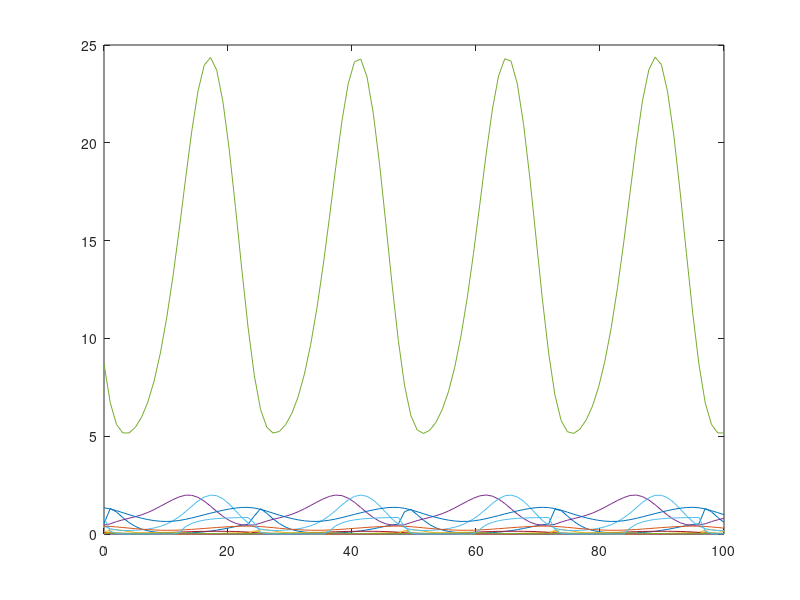

Write MATLAB code to recreate this figure.
% This file works with OCTAVE and is automatically generated with 
% the System Biology Format Converter (http://sbfc.sourceforge.net/)
% from an SBML file.
% To run this file with Matlab you must edit the comments providing
% the definition of the ode solver and the signature for the 
% xdot function.
%
% The conversion system has the following limitations:
%  - You may have to re order some reactions and Assignment Rules definition
%  - Delays are not taken into account
%  - You should change the lsode parameters (start, end, steps) to get better results
%

%
% Model name = Locke2005 - Circadian Clock
%
% is http://identifiers.org/biomodels.db/MODEL0737170531
% is http://identifiers.org/biomodels.db/BIOMD0000000055
% isDescribedBy http://identifiers.org/pubmed/16729048
% isDerivedFrom http://identifiers.org/pubmed/15784272
%


function main()
%Initial conditions vector
	x0=zeros(13,1);
	x0(1) = 0.539;
	x0(2) = 0.015;
	x0(3) = 0.0855;
	x0(4) = 0.456;
	x0(5) = 8.7;
	x0(6) = 0.4;
	x0(7) = 0.08;
	x0(8) = 1.34;
	x0(9) = 0.4;
	x0(10) = 0.037;
	x0(11) = 0.004;
	x0(12) = 0.013;
	x0(13) = 0.835;


% Depending on whether you are using Octave or Matlab,
% you should comment / uncomment one of the following blocks.
% This should also be done for the definition of the function f below.
% Start Matlab code
%	tspan=[0:0.01:100];
%	opts = odeset('AbsTol',1e-3);
%	[t,x]=ode23tb(@f,tspan,x0,opts);
% End Matlab code

% Start Octave code
	t=linspace(0,100,100);
	x=lsode('f',x0,t);
% End Octave code


	plot(t,x);
end



% Depending on whether you are using Octave or Matlab,
% you should comment / uncomment one of the following blocks.
% This should also be done for the definition of the function f below.
% Start Matlab code
%function xdot=f(t,x)
% End Matlab code

% Start Octave code
function xdot=f(x,t)
% End Octave code

% Compartment: id = compartment, name = compartment, constant
	compartment_compartment=1.0;
% Parameter:   id =  q1, name = q1
	global_par_q1=2.4514;
% Parameter:   id =  n1, name = n1
	global_par_n1=5.1694;
% Parameter:   id =  a, name = a
	global_par_a=3.3064;
% Parameter:   id =  g1, name = g1
	global_par_g1=0.876738488;
% Parameter:   id =  m1, name = m1
	global_par_m1=1.5283;
% Parameter:   id =  k1, name = k1
	global_par_k1=1.817;
% Parameter:   id =  p1, name = p1
	global_par_p1=0.8295;
% Parameter:   id =  r1, name = r1
	global_par_r1=16.8363;
% Parameter:   id =  r2, name = r2
	global_par_r2=0.1687;
% Parameter:   id =  m2, name = m2
	global_par_m2=20.44;
% Parameter:   id =  k2, name = k2
	global_par_k2=1.5644;
% Parameter:   id =  m3, name = m3
	global_par_m3=3.6888;
% Parameter:   id =  k3, name = k3
	global_par_k3=1.2765;
% Parameter:   id =  n2, name = n2
	global_par_n2=3.0087;
% Parameter:   id =  b, name = b
	global_par_b=1.0258;
% Parameter:   id =  g2, name = g2
	global_par_g2=0.036805783;
% Parameter:   id =  g3, name = g3
	global_par_g3=0.26593318;
% Parameter:   id =  c, name = c
	global_par_c=1.0258;
% Parameter:   id =  m4, name = m4
	global_par_m4=3.8231;
% Parameter:   id =  k4, name = k4
	global_par_k4=2.5734;
% Parameter:   id =  p2, name = p2
	global_par_p2=4.324;
% Parameter:   id =  r3, name = r3
	global_par_r3=0.3166;
% Parameter:   id =  r4, name = r4
	global_par_r4=2.1509;
% Parameter:   id =  m5, name = m5
	global_par_m5=0.0013;
% Parameter:   id =  m6, name = m6
	global_par_m6=3.1741;
% Parameter:   id =  k5, name = k5
	global_par_k5=2.7454;
% Parameter:   id =  m7, name = m7
	global_par_m7=0.0492;
% Parameter:   id =  m8, name = m8
	global_par_m8=4.0424;
% Parameter:   id =  k6, name = k6
	global_par_k6=0.4033;
% Parameter:   id =  n3, name = n3
	global_par_n3=0.2431;
% Parameter:   id =  d, name = d
	global_par_d=1.4422;
% Parameter:   id =  g4, name = g4
	global_par_g4=0.538811228;
% Parameter:   id =  m9, name = m9
	global_par_m9=10.1132;
% Parameter:   id =  k7, name = k7
	global_par_k7=6.5585;
% Parameter:   id =  p3, name = p3
	global_par_p3=2.147;
% Parameter:   id =  r5, name = r5
	global_par_r5=1.0352;
% Parameter:   id =  r6, name = r6
	global_par_r6=3.3017;
% Parameter:   id =  m10, name = m10
	global_par_m10=0.2179;
% Parameter:   id =  k8, name = k8
	global_par_k8=0.6632;
% Parameter:   id =  m11, name = m11
	global_par_m11=3.3442;
% Parameter:   id =  k9, name = k9
	global_par_k9=17.1111;
% Parameter:   id =  q2, name = q2
	global_par_q2=2.40178;
% Parameter:   id =  n4, name = n4
	global_par_n4=0.0857;
% Parameter:   id =  n5, name = n5
	global_par_n5=0.1649;
% Parameter:   id =  g5, name = g5
	global_par_g5=1.17803247;
% Parameter:   id =  g6, name = g6
	global_par_g6=0.064455137;
% Parameter:   id =  f, name = f
	global_par_f=1.0237;
% Parameter:   id =  e, name = e
	global_par_e=3.6064;
% Parameter:   id =  m12, name = m12
	global_par_m12=4.297;
% Parameter:   id =  k10, name = k10
	global_par_k10=1.7303;
% Parameter:   id =  p4, name = p4
	global_par_p4=0.2485;
% Parameter:   id =  r7, name = r7
	global_par_r7=2.2123;
% Parameter:   id =  r8, name = r8
	global_par_r8=0.2002;
% Parameter:   id =  m13, name = m13
	global_par_m13=0.1347;
% Parameter:   id =  k11, name = k11
	global_par_k11=1.8258;
% Parameter:   id =  m14, name = m14
	global_par_m14=0.6114;
% Parameter:   id =  k12, name = k12
	global_par_k12=1.8066;
% Parameter:   id =  p5, name = p5
	global_par_p5=0.5;
% Parameter:   id =  k13, name = k13
	global_par_k13=1.2;
% Parameter:   id =  q3, name = q3
	global_par_q3=1.0;
% Parameter:   id =  m15, name = m15
	global_par_m15=1.2;
% Parameter:   id =  Lmax, name = Lmax
	global_par_Lmax=1.0;
% Parameter:   id =  Lmin, name = Lmin
	global_par_Lmin=0.0;
% Parameter:   id =  CP, name = CP
	global_par_CP=24.0;
% Parameter:   id =  dayLength, name = dayLength
	global_par_dayLength=12.0;

% Reaction: id = one11, name = LHY transcription by light activation
	reaction_one11=compartment_compartment*ceil(sin(pi*t/global_par_dayLength+0.001)/2)*global_par_q1*x(13);

% Reaction: id = two11, name = Light independent LHY transcription	% Local Parameter:   id =  Fch_0, name = Fch_0
	reaction_two11_Fch_0=8.0;

	reaction_two11=compartment_compartment*global_par_n1*x(9)^global_par_a/(global_par_g1^global_par_a+x(9)^global_par_a);

% Reaction: id = three11, name = LHY mRNA degradation
	reaction_three11=compartment_compartment*global_par_m1*x(1)/(global_par_k1+x(1));

% Reaction: id = one12, name = LHY translation
	reaction_one12=compartment_compartment*global_par_p1*x(1);

% Reaction: id = three12, name = LHY transport out of nucleus
	reaction_three12=compartment_compartment*global_par_r2*x(3);

% Reaction: id = four12, name = Cytoplasmic LHY degradation	% Local Parameter:   id =  Fch_0, name = Fch_0
	reaction_four12_Fch_0=8.0;

	reaction_four12=compartment_compartment*global_par_m2*x(2)/(global_par_k2+x(2));

% Reaction: id = one13, name = LHY transport into nucleus
	reaction_one13=compartment_compartment*global_par_r1*x(2);

% Reaction: id = three13, name = Nuclear LHY degradation
	reaction_three13=compartment_compartment*global_par_m3*x(3)/(global_par_k3+x(3));

% Reaction: id = one14, name = TOC1 transcription
	reaction_one14=compartment_compartment*global_par_n2*x(12)^global_par_b/(global_par_g2^global_par_b+x(12)^global_par_b)*global_par_g3^global_par_c/(global_par_g3^global_par_c+x(3)^global_par_c);

% Reaction: id = two14, name = TOC mRNA degradation
	reaction_two14=compartment_compartment*global_par_m4*x(4)/(global_par_k4+x(4));

% Reaction: id = one15, name = TOC1 translation
	reaction_one15=compartment_compartment*global_par_p2*x(4);

% Reaction: id = three15, name = TOC1 transport out of nucleus
	reaction_three15=compartment_compartment*global_par_r4*x(6);

% Reaction: id = four15, name = Cytoplasmic TOC1 degradation
	reaction_four15=compartment_compartment*((1-ceil(sin(pi*t/global_par_dayLength+0.001)/2))*global_par_m5+global_par_m6)*x(5)/(global_par_k5+x(5));

% Reaction: id = one16, name = TOC1 movement into nucleus
	reaction_one16=compartment_compartment*global_par_r3*x(5);

% Reaction: id = three16, name = Nuclear TOC1 degradation
	reaction_three16=compartment_compartment*((1-ceil(sin(pi*t/global_par_dayLength+0.001)/2))*global_par_m7+global_par_m8)*x(6)/(global_par_k6+x(6));

% Reaction: id = one17, name = Protein X transcription
	reaction_one17=compartment_compartment*global_par_n3*x(6)^global_par_d/(global_par_g4^global_par_d+x(6)^global_par_d);

% Reaction: id = two17, name = Protein X degradation
	reaction_two17=compartment_compartment*global_par_m9*x(7)/(global_par_k7+x(7));

% Reaction: id = one18, name = Protein X translation
	reaction_one18=compartment_compartment*global_par_p3*x(7);

% Reaction: id = three18, name = ProteinX movement out of nucleus
	reaction_three18=compartment_compartment*global_par_r6*x(9);

% Reaction: id = four18, name = Cytoplasmic Protein X degradation
	reaction_four18=compartment_compartment*global_par_m10*x(8)/(global_par_k8+x(8));

% Reaction: id = one19, name = Protein X movement into nucleus
	reaction_one19=compartment_compartment*global_par_r5*x(8);

% Reaction: id = three19, name = Nuclear Protein X degradation
	reaction_three19=compartment_compartment*global_par_m11*x(9)/(global_par_k9+x(9));

% Reaction: id = one20, name = Protein Y transcription
	reaction_one20=compartment_compartment*(ceil(sin(pi*t/global_par_dayLength+0.001)/2)*global_par_q2*x(13)+(ceil(sin(pi*t/global_par_dayLength+0.001)/2)*global_par_n4+global_par_n5)*global_par_g5^global_par_e/(global_par_g5^global_par_e+x(6)^global_par_e))*global_par_g6^global_par_f/(global_par_g6^global_par_f+x(3)^global_par_f);

% Reaction: id = two20, name = Protein Y mRNA degradation
	reaction_two20=compartment_compartment*global_par_m12*x(10)/(global_par_k10+x(10));

% Reaction: id = one21, name = Protein Y translation
	reaction_one21=compartment_compartment*global_par_p4*x(10);

% Reaction: id = three21, name = Protein Y out of nucleus
	reaction_three21=compartment_compartment*global_par_r8*x(12);

% Reaction: id = four21, name = Cytoplasmic Protein Y degradation
	reaction_four21=compartment_compartment*global_par_m13*x(11)/(global_par_k11+x(11));

% Reaction: id = one22, name = Protein Y into nucleus
	reaction_one22=compartment_compartment*global_par_r7*x(11);

% Reaction: id = three22, name = Nuclear Protein Y degradation
	reaction_three22=compartment_compartment*global_par_m14*x(12)/(global_par_k12+x(12));

% Reaction: id = one23, name = Light dependent production of Protein P
	reaction_one23=compartment_compartment*(1-ceil(sin(pi*t/global_par_dayLength+0.001)/2))*global_par_p5;

% Reaction: id = two23, name = Protein P degradation
	reaction_two23=compartment_compartment*global_par_m15*x(13)/(global_par_k13+x(13));

% Reaction: id = three23, name = Light activated Protein P degradation
	reaction_three23=compartment_compartment*global_par_q3*ceil(sin(pi*t/global_par_dayLength+0.001)/2)*x(13);

	xdot=zeros(13,1);
	
% Species:   id = cLm, name = LHY mRNA, affected by kineticLaw
	xdot(1) = (1/(compartment_compartment))*(( 1.0 * reaction_one11) + ( 1.0 * reaction_two11) + (-1.0 * reaction_three11));
	
% Species:   id = cLc, name = LHY protein in cytoplasm, affected by kineticLaw
	xdot(2) = (1/(compartment_compartment))*(( 1.0 * reaction_one12) + ( 1.0 * reaction_three12) + (-1.0 * reaction_four12) + (-1.0 * reaction_one13));
	
% Species:   id = cLn, name = LHY protein in nucleus, affected by kineticLaw
	xdot(3) = (1/(compartment_compartment))*((-1.0 * reaction_three12) + ( 1.0 * reaction_one13) + (-1.0 * reaction_three13));
	
% Species:   id = cTm, name = TOC1 mRNA, affected by kineticLaw
	xdot(4) = (1/(compartment_compartment))*(( 1.0 * reaction_one14) + (-1.0 * reaction_two14));
	
% Species:   id = cTc, name = TOC1 protein in cytoplasm, affected by kineticLaw
	xdot(5) = (1/(compartment_compartment))*(( 1.0 * reaction_one15) + ( 1.0 * reaction_three15) + (-1.0 * reaction_four15) + (-1.0 * reaction_one16));
	
% Species:   id = cTn, name = TOC1 protein in nucleus, affected by kineticLaw
	xdot(6) = (1/(compartment_compartment))*((-1.0 * reaction_three15) + ( 1.0 * reaction_one16) + (-1.0 * reaction_three16));
	
% Species:   id = cXm, name = X mRNA, affected by kineticLaw
	xdot(7) = (1/(compartment_compartment))*(( 1.0 * reaction_one17) + (-1.0 * reaction_two17));
	
% Species:   id = cXc, name = X protein in cytoplasm, affected by kineticLaw
	xdot(8) = (1/(compartment_compartment))*(( 1.0 * reaction_one18) + ( 1.0 * reaction_three18) + (-1.0 * reaction_four18) + (-1.0 * reaction_one19));
	
% Species:   id = cXn, name = X protein in nucleus, affected by kineticLaw
	xdot(9) = (1/(compartment_compartment))*((-1.0 * reaction_three18) + ( 1.0 * reaction_one19) + (-1.0 * reaction_three19));
	
% Species:   id = cYm, name = Y mRNA, affected by kineticLaw
	xdot(10) = (1/(compartment_compartment))*(( 1.0 * reaction_one20) + (-1.0 * reaction_two20));
	
% Species:   id = cYc, name = Y protein in cytoplasm, affected by kineticLaw
	xdot(11) = (1/(compartment_compartment))*(( 1.0 * reaction_one21) + ( 1.0 * reaction_three21) + (-1.0 * reaction_four21) + (-1.0 * reaction_one22));
	
% Species:   id = cYn, name = Y protein in nucleus, affected by kineticLaw
	xdot(12) = (1/(compartment_compartment))*((-1.0 * reaction_three21) + ( 1.0 * reaction_one22) + (-1.0 * reaction_three22));
	
% Species:   id = cPn, name = light sensitive protein P, affected by kineticLaw
	xdot(13) = (1/(compartment_compartment))*(( 1.0 * reaction_one23) + (-1.0 * reaction_two23) + (-1.0 * reaction_three23));
end

% adding few functions representing operators used in SBML but not present directly 
% in either matlab or octave. 
function z=pow(x,y),z=x^y;end
function z=root(x,y),z=y^(1/x);end
function z = piecewise(varargin)
	numArgs = nargin;
	result = 0;
	foundResult = 0;
	for k=1:2: numArgs-1
		if varargin{k+1} == 1
			result = varargin{k};
			foundResult = 1;
			break;
		end
	end
	if foundResult == 0
		result = varargin{numArgs};
	end
	z = result;
end


